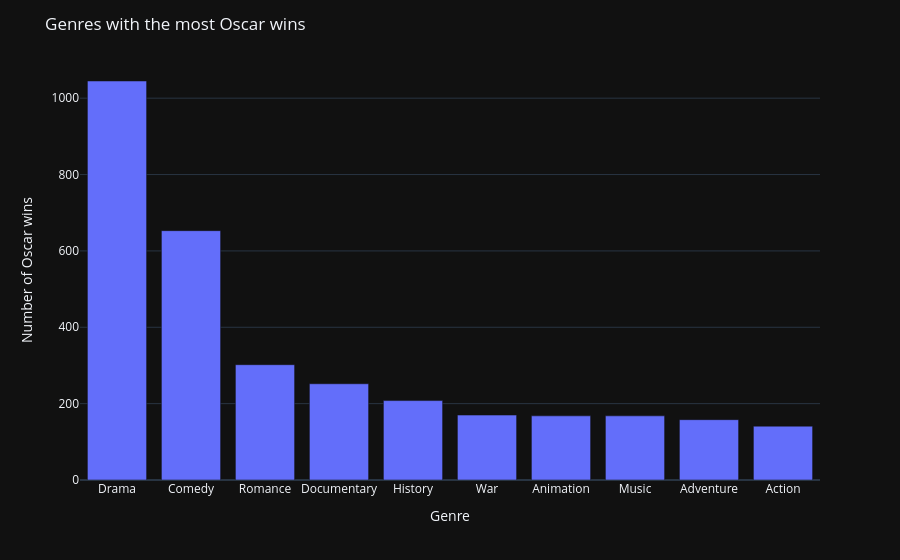

Notebook code for this chart:
### Markdown cell above
### Chart

### Code cell
fig = px.bar(
    top_genre_oscar,
    x="genre",
    y="oscar_wins",
    custom_data=["genre", "oscar_wins"],
)

fig.update_traces(
    hovertemplate=(
        "Genre: %{customdata[0]}<br>"
        "Oscar wins: %{customdata[1]}<extra></extra>"
    )
)

fig.update_layout(
    title="Genres with the most Oscar wins",
    xaxis_title="Genre",
    yaxis_title="Number of Oscar wins",
    template="plotly_dark"
)

fig.show()

### Figure 1 — Plotly figure (JSON) as saved in the notebook; plotly's stock layout.template omitted (floating-point values rounded to 4 significant figures)
{"data": [{"customdata": [["Drama", 1045], ["Comedy", 653], ["Romance", 302], ["Documentary", 252], ["History", 208], ["War", 170], ["Animation", 168], ["Music", 168], ["Adventure", 158], ["Action", 141]], "hovertemplate": "Genre: %{customdata[0]}<br>Oscar wins: %{customdata[1]}<extra></extra>", "legendgroup": "", "marker": {"color": "#636efa", "pattern": {"shape": ""}}, "name": "", "orientation": "v", "showlegend": false, "textposition": "auto", "x": ["Drama", "Comedy", "Romance", "Documentary", "History", "War", "Animation", "Music", "Adventure", "Action"], "xaxis": "x", "y": [1045, 653, 302, 252, 208, 170, 168, 168, 158, 141], "yaxis": "y", "type": "bar"}], "layout": {"xaxis": {"anchor": "y", "domain": [0.0, 1.0], "title": {"text": "Genre"}}, "yaxis": {"anchor": "x", "domain": [0.0, 1.0], "title": {"text": "Number of Oscar wins"}}, "legend": {"tracegroupgap": 0}, "margin": {"t": 60}, "barmode": "relative", "title": {"text": "Genres with the most Oscar wins"}}}
